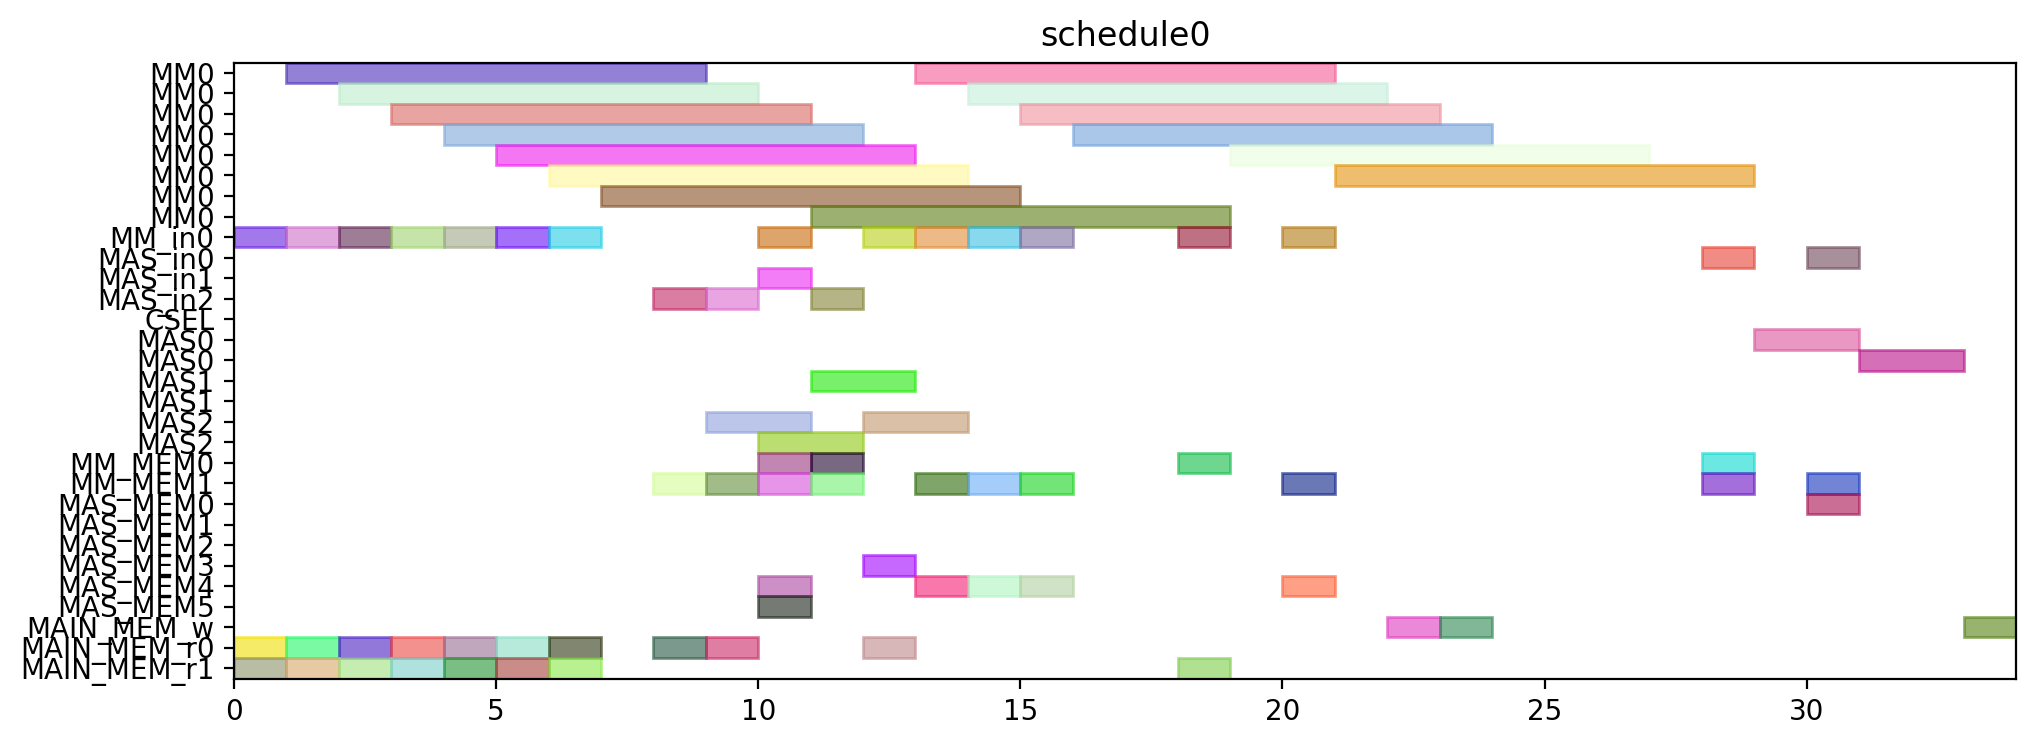

Source code (Python):
from pyschedule import Scenario, solvers, plotters, alt


def solve():
	horizon = 120
	S = Scenario("schedule0", horizon=horizon)

	# resource
	MM = S.Resources('MM', num=1, size=8)
	MM_in = S.Resources('MM_in', num=1)
	MAS_in = S.Resources('MAS_in', num=3)
	CSEL = S.Resource('CSEL')
	MAS = S.Resources('MAS', num=3, size=2, periods=range(1, horizon))
	MM_MEM = S.Resources('MM_MEM', num=2)
	MAS_MEM = S.Resources('MAS_MEM', num=6)
	MAIN_MEM_w = S.Resource('MAIN_MEM_w', size=1)
	MAIN_MEM_r = S.Resources('MAIN_MEM_r', num=2)

	# result of previous scheduling

	# new tasks
	r1 = S.Task('r1', length=8, delay_cost=1)
	r1 += alt(MM)
	r1_in = S.Task('r1_in', length=1, delay_cost=1)
	r1_in += alt(MM_in)
	S += r1_in*MM_in[0]<=r1*MM[0]
	r1_mem0 = S.Task('r1_mem0', length=1, delay_cost=1)
	r1_mem0 += MAIN_MEM_r[0]
	S += r1_mem0 <= r1

	r1_mem1 = S.Task('r1_mem1', length=1, delay_cost=1)
	r1_mem1 += MAIN_MEM_r[1]
	S += r1_mem1 <= r1

	r3 = S.Task('r3', length=8, delay_cost=1)
	r3 += alt(MM)
	r3_in = S.Task('r3_in', length=1, delay_cost=1)
	r3_in += alt(MM_in)
	S += r3_in*MM_in[0]<=r3*MM[0]
	r3_mem0 = S.Task('r3_mem0', length=1, delay_cost=1)
	r3_mem0 += MAIN_MEM_r[0]
	S += r3_mem0 <= r3

	r3_mem1 = S.Task('r3_mem1', length=1, delay_cost=1)
	r3_mem1 += MAIN_MEM_r[1]
	S += r3_mem1 <= r3

	r4 = S.Task('r4', length=8, delay_cost=1)
	r4 += alt(MM)
	r4_in = S.Task('r4_in', length=1, delay_cost=1)
	r4_in += alt(MM_in)
	S += r4_in*MM_in[0]<=r4*MM[0]
	r4_mem0 = S.Task('r4_mem0', length=1, delay_cost=1)
	r4_mem0 += MAIN_MEM_r[0]
	S += r4_mem0 <= r4

	r4_mem1 = S.Task('r4_mem1', length=1, delay_cost=1)
	r4_mem1 += MAIN_MEM_r[1]
	S += r4_mem1 <= r4

	r5 = S.Task('r5', length=8, delay_cost=1)
	r5 += alt(MM)
	r5_in = S.Task('r5_in', length=1, delay_cost=1)
	r5_in += alt(MM_in)
	S += r5_in*MM_in[0]<=r5*MM[0]
	r5_mem0 = S.Task('r5_mem0', length=1, delay_cost=1)
	r5_mem0 += MAIN_MEM_r[0]
	S += r5_mem0 <= r5

	r5_mem1 = S.Task('r5_mem1', length=1, delay_cost=1)
	r5_mem1 += MAIN_MEM_r[1]
	S += r5_mem1 <= r5

	r6 = S.Task('r6', length=8, delay_cost=1)
	r6 += alt(MM)
	r6_in = S.Task('r6_in', length=1, delay_cost=1)
	r6_in += alt(MM_in)
	S += r6_in*MM_in[0]<=r6*MM[0]
	r6_mem0 = S.Task('r6_mem0', length=1, delay_cost=1)
	r6_mem0 += MAIN_MEM_r[0]
	S += r6_mem0 <= r6

	r6_mem1 = S.Task('r6_mem1', length=1, delay_cost=1)
	r6_mem1 += MAIN_MEM_r[1]
	S += r6_mem1 <= r6

	r12 = S.Task('r12', length=8, delay_cost=1)
	r12 += alt(MM)
	r12_in = S.Task('r12_in', length=1, delay_cost=1)
	r12_in += alt(MM_in)
	S += r12_in*MM_in[0]<=r12*MM[0]
	r12_mem0 = S.Task('r12_mem0', length=1, delay_cost=1)
	r12_mem0 += MAIN_MEM_r[0]
	S += r12_mem0 <= r12

	r12_mem1 = S.Task('r12_mem1', length=1, delay_cost=1)
	r12_mem1 += MAIN_MEM_r[1]
	S += r12_mem1 <= r12

	r13 = S.Task('r13', length=8, delay_cost=1)
	r13 += alt(MM)
	r13_in = S.Task('r13_in', length=1, delay_cost=1)
	r13_in += alt(MM_in)
	S += r13_in*MM_in[0]<=r13*MM[0]
	r13_mem0 = S.Task('r13_mem0', length=1, delay_cost=1)
	r13_mem0 += MAIN_MEM_r[0]
	S += r13_mem0 <= r13

	r13_mem1 = S.Task('r13_mem1', length=1, delay_cost=1)
	r13_mem1 += MAIN_MEM_r[1]
	S += r13_mem1 <= r13

	r2 = S.Task('r2', length=2, delay_cost=1)
	r2 += alt(MAS)
	r2_in = S.Task('r2_in', length=1, delay_cost=1)
	r2_in += alt(MAS_in)
	S += r2_in*MAS_in[0]<=r2*MAS[0]

	S += r2_in*MAS_in[1]<=r2*MAS[1]

	S += r2_in*MAS_in[2]<=r2*MAS[2]

	r2_mem0 = S.Task('r2_mem0', length=1, delay_cost=1)
	r2_mem0 += alt(MM_MEM)
	S += (r1*MM[0])-1 < r2_mem0*MM_MEM[0]
	S += r2_mem0 <= r2

	r2_mem1 = S.Task('r2_mem1', length=1, delay_cost=1)
	r2_mem1 += alt(MM_MEM)
	S += (r1*MM[0])-1 < r2_mem1*MM_MEM[1]
	S += r2_mem1 <= r2

	r7 = S.Task('r7', length=2, delay_cost=1)
	r7 += alt(MAS)
	r7_in = S.Task('r7_in', length=1, delay_cost=1)
	r7_in += alt(MAS_in)
	S += r7_in*MAS_in[0]<=r7*MAS[0]

	S += r7_in*MAS_in[1]<=r7*MAS[1]

	S += r7_in*MAS_in[2]<=r7*MAS[2]

	r7_mem0 = S.Task('r7_mem0', length=1, delay_cost=1)
	r7_mem0 += alt(MM_MEM)
	S += (r5*MM[0])-1 < r7_mem0*MM_MEM[0]
	S += r7_mem0 <= r7

	r7_mem1 = S.Task('r7_mem1', length=1, delay_cost=1)
	r7_mem1 += alt(MM_MEM)
	S += (r6*MM[0])-1 < r7_mem1*MM_MEM[1]
	S += r7_mem1 <= r7

	r8 = S.Task('r8', length=2, delay_cost=1)
	r8 += alt(MAS)
	r8_in = S.Task('r8_in', length=1, delay_cost=1)
	r8_in += alt(MAS_in)
	S += r8_in*MAS_in[0]<=r8*MAS[0]

	S += r8_in*MAS_in[1]<=r8*MAS[1]

	S += r8_in*MAS_in[2]<=r8*MAS[2]

	r8_mem0 = S.Task('r8_mem0', length=1, delay_cost=1)
	r8_mem0 += MAIN_MEM_r[0]
	S += r8_mem0 <= r8

	r8_mem1 = S.Task('r8_mem1', length=1, delay_cost=1)
	r8_mem1 += alt(MM_MEM)
	S += (r4*MM[0])-1 < r8_mem1*MM_MEM[1]
	S += r8_mem1 <= r8

	r10 = S.Task('r10', length=2, delay_cost=1)
	r10 += alt(MAS)
	r10_in = S.Task('r10_in', length=1, delay_cost=1)
	r10_in += alt(MAS_in)
	S += r10_in*MAS_in[0]<=r10*MAS[0]

	S += r10_in*MAS_in[1]<=r10*MAS[1]

	S += r10_in*MAS_in[2]<=r10*MAS[2]

	r10_mem0 = S.Task('r10_mem0', length=1, delay_cost=1)
	r10_mem0 += MAIN_MEM_r[0]
	S += r10_mem0 <= r10

	r10_mem1 = S.Task('r10_mem1', length=1, delay_cost=1)
	r10_mem1 += alt(MM_MEM)
	S += (r4*MM[0])-1 < r10_mem1*MM_MEM[1]
	S += r10_mem1 <= r10

	r9 = S.Task('r9', length=8, delay_cost=1)
	r9 += alt(MM)
	r9_in = S.Task('r9_in', length=1, delay_cost=1)
	r9_in += alt(MM_in)
	S += r9_in*MM_in[0]<=r9*MM[0]
	r9_mem0 = S.Task('r9_mem0', length=1, delay_cost=1)
	r9_mem0 += MAIN_MEM_r[0]
	S += r9_mem0 <= r9

	r9_mem1 = S.Task('r9_mem1', length=1, delay_cost=1)
	r9_mem1 += alt(MAS_MEM)
	S += (r7*MAS[0])-1 < r9_mem1*MAS_MEM[1]
	S += (r7*MAS[1])-1 < r9_mem1*MAS_MEM[3]
	S += (r7*MAS[2])-1 < r9_mem1*MAS_MEM[5]
	S += r9_mem1 <= r9

	r11 = S.Task('r11', length=8, delay_cost=1)
	r11 += alt(MM)
	r11_in = S.Task('r11_in', length=1, delay_cost=1)
	r11_in += alt(MM_in)
	S += r11_in*MM_in[0]<=r11*MM[0]
	r11_mem0 = S.Task('r11_mem0', length=1, delay_cost=1)
	r11_mem0 += alt(MAS_MEM)
	S += (r10*MAS[0])-1 < r11_mem0*MAS_MEM[0]
	S += (r10*MAS[1])-1 < r11_mem0*MAS_MEM[2]
	S += (r10*MAS[2])-1 < r11_mem0*MAS_MEM[4]
	S += r11_mem0 <= r11

	r11_mem1 = S.Task('r11_mem1', length=1, delay_cost=1)
	r11_mem1 += alt(MAS_MEM)
	S += (r10*MAS[0])-1 < r11_mem1*MAS_MEM[1]
	S += (r10*MAS[1])-1 < r11_mem1*MAS_MEM[3]
	S += (r10*MAS[2])-1 < r11_mem1*MAS_MEM[5]
	S += r11_mem1 <= r11

	PX_new = S.Task('PX_new', length=8, delay_cost=1)
	PX_new += alt(MM)
	PX_new_in = S.Task('PX_new_in', length=1, delay_cost=1)
	PX_new_in += alt(MM_in)
	S += PX_new_in*MM_in[0]<=PX_new*MM[0]
	S += 0<PX_new

	PX_new_w = S.Task('PX_new_w', length=1, delay_cost=1)
	PX_new_w += alt(MAIN_MEM_w)
	S += PX_new <= PX_new_w

	PX_new_mem0 = S.Task('PX_new_mem0', length=1, delay_cost=1)
	PX_new_mem0 += alt(MAS_MEM)
	S += (r2*MAS[0])-1 < PX_new_mem0*MAS_MEM[0]
	S += (r2*MAS[1])-1 < PX_new_mem0*MAS_MEM[2]
	S += (r2*MAS[2])-1 < PX_new_mem0*MAS_MEM[4]
	S += PX_new_mem0 <= PX_new

	PX_new_mem1 = S.Task('PX_new_mem1', length=1, delay_cost=1)
	PX_new_mem1 += alt(MM_MEM)
	S += (r12*MM[0])-1 < PX_new_mem1*MM_MEM[1]
	S += PX_new_mem1 <= PX_new

	r14 = S.Task('r14', length=8, delay_cost=1)
	r14 += alt(MM)
	r14_in = S.Task('r14_in', length=1, delay_cost=1)
	r14_in += alt(MM_in)
	S += r14_in*MM_in[0]<=r14*MM[0]
	r14_mem0 = S.Task('r14_mem0', length=1, delay_cost=1)
	r14_mem0 += alt(MAS_MEM)
	S += (r2*MAS[0])-1 < r14_mem0*MAS_MEM[0]
	S += (r2*MAS[1])-1 < r14_mem0*MAS_MEM[2]
	S += (r2*MAS[2])-1 < r14_mem0*MAS_MEM[4]
	S += r14_mem0 <= r14

	r14_mem1 = S.Task('r14_mem1', length=1, delay_cost=1)
	r14_mem1 += alt(MM_MEM)
	S += (r3*MM[0])-1 < r14_mem1*MM_MEM[1]
	S += r14_mem1 <= r14

	Z1_new = S.Task('Z1_new', length=8, delay_cost=1)
	Z1_new += alt(MM)
	Z1_new_in = S.Task('Z1_new_in', length=1, delay_cost=1)
	Z1_new_in += alt(MM_in)
	S += Z1_new_in*MM_in[0]<=Z1_new*MM[0]
	S += 0<Z1_new

	Z1_new_w = S.Task('Z1_new_w', length=1, delay_cost=1)
	Z1_new_w += alt(MAIN_MEM_w)
	S += Z1_new <= Z1_new_w

	Z1_new_mem0 = S.Task('Z1_new_mem0', length=1, delay_cost=1)
	Z1_new_mem0 += alt(MAS_MEM)
	S += (r2*MAS[0])-1 < Z1_new_mem0*MAS_MEM[0]
	S += (r2*MAS[1])-1 < Z1_new_mem0*MAS_MEM[2]
	S += (r2*MAS[2])-1 < Z1_new_mem0*MAS_MEM[4]
	S += Z1_new_mem0 <= Z1_new

	Z1_new_mem1 = S.Task('Z1_new_mem1', length=1, delay_cost=1)
	Z1_new_mem1 += alt(MM_MEM)
	S += (r13*MM[0])-1 < Z1_new_mem1*MM_MEM[1]
	S += Z1_new_mem1 <= Z1_new

	r15 = S.Task('r15', length=8, delay_cost=1)
	r15 += alt(MM)
	r15_in = S.Task('r15_in', length=1, delay_cost=1)
	r15_in += alt(MM_in)
	S += r15_in*MM_in[0]<=r15*MM[0]
	r15_mem0 = S.Task('r15_mem0', length=1, delay_cost=1)
	r15_mem0 += alt(MAS_MEM)
	S += (r8*MAS[0])-1 < r15_mem0*MAS_MEM[0]
	S += (r8*MAS[1])-1 < r15_mem0*MAS_MEM[2]
	S += (r8*MAS[2])-1 < r15_mem0*MAS_MEM[4]
	S += r15_mem0 <= r15

	r15_mem1 = S.Task('r15_mem1', length=1, delay_cost=1)
	r15_mem1 += alt(MM_MEM)
	S += (r9*MM[0])-1 < r15_mem1*MM_MEM[1]
	S += r15_mem1 <= r15

	r16 = S.Task('r16', length=8, delay_cost=1)
	r16 += alt(MM)
	r16_in = S.Task('r16_in', length=1, delay_cost=1)
	r16_in += alt(MM_in)
	S += r16_in*MM_in[0]<=r16*MM[0]
	r16_mem0 = S.Task('r16_mem0', length=1, delay_cost=1)
	r16_mem0 += alt(MM_MEM)
	S += (r11*MM[0])-1 < r16_mem0*MM_MEM[0]
	S += r16_mem0 <= r16

	r16_mem1 = S.Task('r16_mem1', length=1, delay_cost=1)
	r16_mem1 += MAIN_MEM_r[1]
	S += r16_mem1 <= r16

	r17 = S.Task('r17', length=2, delay_cost=1)
	r17 += alt(MAS)
	r17_in = S.Task('r17_in', length=1, delay_cost=1)
	r17_in += alt(MAS_in)
	S += r17_in*MAS_in[0]<=r17*MAS[0]

	S += r17_in*MAS_in[1]<=r17*MAS[1]

	S += r17_in*MAS_in[2]<=r17*MAS[2]

	r17_mem0 = S.Task('r17_mem0', length=1, delay_cost=1)
	r17_mem0 += alt(MM_MEM)
	S += (r14*MM[0])-1 < r17_mem0*MM_MEM[0]
	S += r17_mem0 <= r17

	r17_mem1 = S.Task('r17_mem1', length=1, delay_cost=1)
	r17_mem1 += alt(MM_MEM)
	S += (r15*MM[0])-1 < r17_mem1*MM_MEM[1]
	S += r17_mem1 <= r17

	PY_new = S.Task('PY_new', length=2, delay_cost=1)
	PY_new += alt(MAS)
	PY_new_in = S.Task('PY_new_in', length=1, delay_cost=1)
	PY_new_in += alt(MAS_in)
	S += PY_new_in*MAS_in[0]<=PY_new*MAS[0]

	S += PY_new_in*MAS_in[1]<=PY_new*MAS[1]

	S += PY_new_in*MAS_in[2]<=PY_new*MAS[2]

	S += 0<PY_new

	PY_new_w = S.Task('PY_new_w', length=1, delay_cost=1)
	PY_new_w += alt(MAIN_MEM_w)
	S += PY_new <= PY_new_w

	PY_new_mem0 = S.Task('PY_new_mem0', length=1, delay_cost=1)
	PY_new_mem0 += alt(MAS_MEM)
	S += (r17*MAS[0])-1 < PY_new_mem0*MAS_MEM[0]
	S += (r17*MAS[1])-1 < PY_new_mem0*MAS_MEM[2]
	S += (r17*MAS[2])-1 < PY_new_mem0*MAS_MEM[4]
	S += PY_new_mem0 <= PY_new

	PY_new_mem1 = S.Task('PY_new_mem1', length=1, delay_cost=1)
	PY_new_mem1 += alt(MM_MEM)
	S += (r16*MM[0])-1 < PY_new_mem1*MM_MEM[1]
	S += PY_new_mem1 <= PY_new

	solvers.mip.solve(S,msg=1,kind='CPLEX',ratio_gap=1.01)

	solution = [['hoge']*len(S.solution()[1]) for i in range(len(S.solution()))]
	for i in range(len(S.solution())):
		for j in range(len(S.solution()[i])):
			solution[i][j]=str(S.solution()[i][j])
	print(solution)

	cycles = int(solution[-1][3])

	pic_file_name = "/mnt/rose/usr1/fukuda/ABE/multiRAM_multiMAS_16mux/scheduling_result/stage8MM1_stage2MAS3/EP_YRECOVER/schedule0.png"
	if(S.solution() != []):
		plotters.matplotlib.plot(S,img_filename=pic_file_name, show_task_labels=False, fig_size=(cycles*0.25+3, 4))

	return solution
